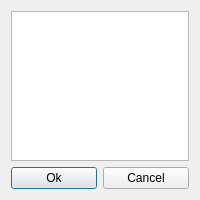
<?xml version="1.0" encoding="UTF-8"?>
<ui version="4.0">
 <class>Editor</class>
 <widget class="QDialog" name="Editor">
  <property name="geometry">
   <rect>
    <x>0</x>
    <y>0</y>
    <width>200</width>
    <height>200</height>
   </rect>
  </property>
  <property name="windowTitle">
   <string>sed (get it?)</string>
  </property>
  <layout class="QVBoxLayout" name="verticalLayout">
   <item>
    <widget class="QPlainTextEdit" name="textEdit">
     <property name="font">
      <font>
       <family>DejaVu Sans Mono</family>
      </font>
     </property>
    </widget>
   </item>
   <item>
    <layout class="QHBoxLayout" name="horizontalLayout">
     <item>
      <widget class="QPushButton" name="pbOk">
       <property name="text">
        <string>Ok</string>
       </property>
      </widget>
     </item>
     <item>
      <widget class="QPushButton" name="pbCancel">
       <property name="text">
        <string>Cancel</string>
       </property>
      </widget>
     </item>
    </layout>
   </item>
  </layout>
 </widget>
 <layoutdefault spacing="6" margin="11"/>
 <resources/>
 <connections/>
</ui>
